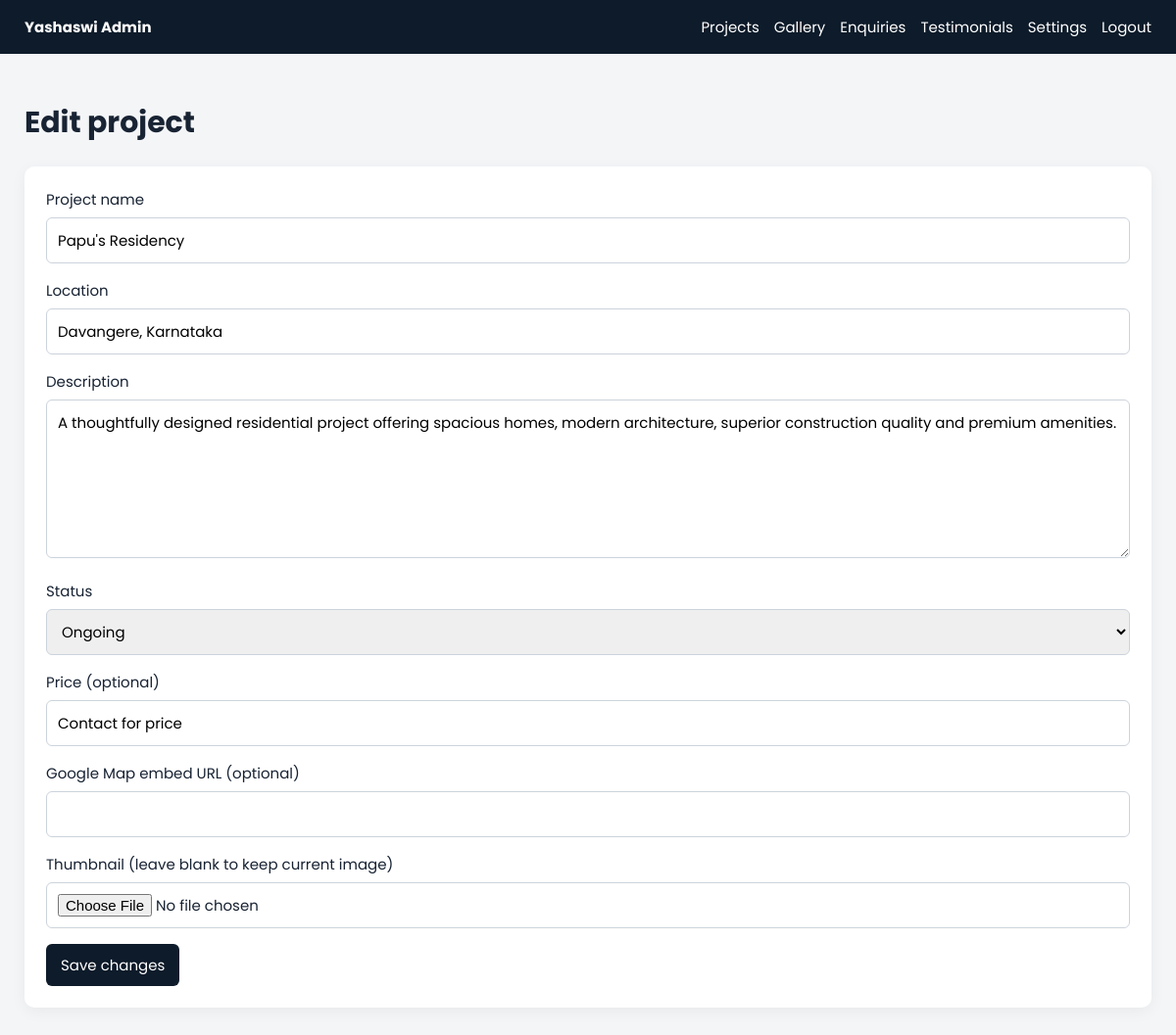
/admin/edit-project.php?id=1 (signed in), run on the app's committed database.
### tables this page shows
CREATE TABLE projects (id INT UNSIGNED AUTO_INCREMENT PRIMARY KEY, project_name VARCHAR(150) NOT NULL, location VARCHAR(200) NOT NULL, description TEXT NOT NULL, status ENUM('Upcoming','Ongoing','Completed') NOT NULL DEFAULT 'Ongoing', price VARCHAR(100) NULL, google_map TEXT NULL, thumbnail VARCHAR(255) NOT NULL, created_at TIMESTAMP DEFAULT CURRENT_TIMESTAMP);

### admin/edit-project.php (called while the page is built)
<?php require_once __DIR__ . '/../includes/admin.php'; admin_required(); $id=filter_input(INPUT_GET,'id',FILTER_VALIDATE_INT);$s=db()->prepare('SELECT * FROM projects WHERE id=?');$s->execute([$id]);$project=$s->fetch();if(!$project)exit('Project not found.');$editing=true; require __DIR__ . '/project-form.php';

### includes/db.php (called while the page is built, shortened)
<?php
function db(): PDO
{
    static $pdo;
    if (!$pdo instanceof PDO) {
        $pdo = new PDO('mysql:host=' . DB_HOST . ';dbname=' . DB_NAME . ';charset=utf8mb4', DB_USER, DB_PASS, [
            PDO::ATTR_ERRMODE => PDO::ERRMODE_EXCEPTION,
            PDO::ATTR_DEFAULT_FETCH_MODE => PDO::FETCH_ASSOC,
            PDO::ATTR_EMULATE_PREPARES => false,
        ]);
    }
    return $pdo;
}

### includes/functions.php (called while the page is built, shortened)
<?php
function e(?string $value): string { return htmlspecialchars((string) $value, ENT_QUOTES, 'UTF-8'); }

### admin/project-form.php (the view, shortened to what this page needs)
<h1><?= $editing?'Edit project':'Add project' ?></h1><form class="card" method="post" enctype="multipart/form-data"><label>Project name</label><input name="project_name" value="<?=e($project['project_name'])?>" required><label>Location</label><input name="location" value="<?=e($project['location'])?>" required><label>Description</label><textarea name="description" rows="6" required><?=e($project['description'])?></textarea><label>Status</label><select name="status"><?php foreach(['Upcoming','Ongoing','Completed'] as $status):?><option <?=$project['status']===$status?'selected':''?>><?=$status?></option><?php endforeach?></select><label>Price (optional)</label><input name="price" value="<?=e($project['price'])?>"><label>Google Map embed URL (optional)</label><input name="google_map" value="<?=e($project['google_map'])?>"><label>Thumbnail <?= $editing?'(leave blank to keep current image)':'' ?></label><input type="file" name="thumbnail" accept="image/jpeg,image/png,image/webp,image/gif" <?= $editing?'':'required' ?>><button><?= $editing?'Save changes':'Create project' ?></button></form>

### includes/admin.php (style rules this page uses)
body { margin:0;background:#f3f5f7;color:#182333;font:15px Poppins,Arial }
.card { background:#fff;padding:22px;border-radius:10px;box-shadow:0 4px 16px #0000000d;margin:22px 0 }
input,textarea,select { box-sizing:border-box;width:100%;padding:11px;margin:7px 0 16px;border:1px solid #ccd3dc;border-radius:6px;font:inherit }
button,.button { border:0;background:#0d1b2a;color:#fff;padding:10px 15px;border-radius:6px;text-decoration:none;font:inherit;cursor:pointer }

### data on the page
projects: project_name "Papu's Residency", location "Davangere, Karnataka", description "A thoughtfully designed residential project offering spacious homes, modern architecture, superior construction quality and premium amenities.", status "Ongoing", price "Contact for price"
